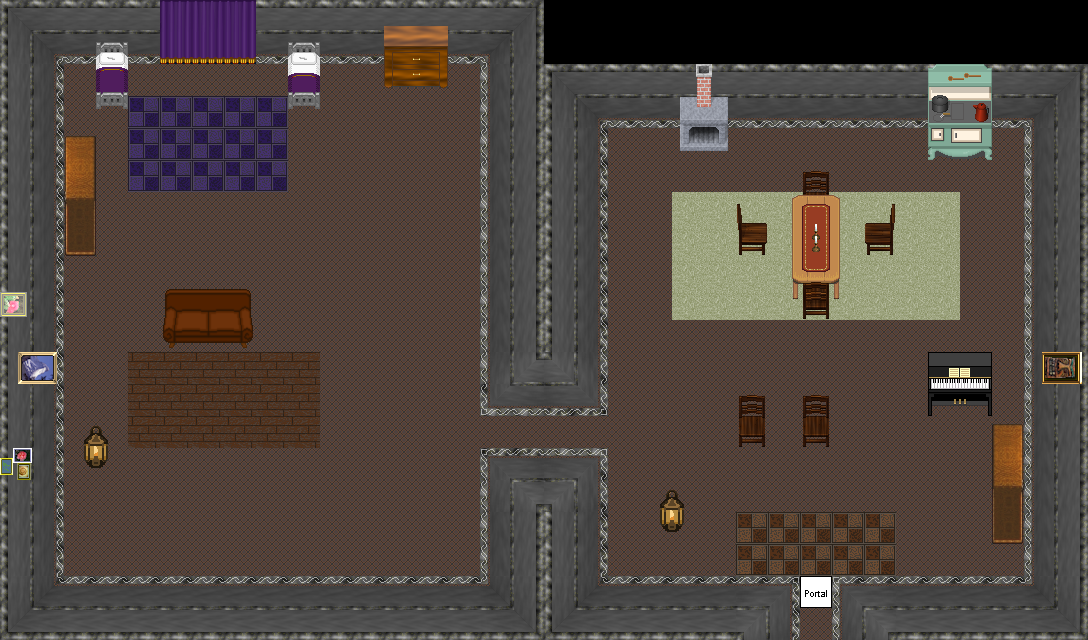

The image is a tile-based game level rendered from a .tmx file. Its description and source (layers, tilesets, objects; grid data summarised) follow:
An orthogonal 34x20 tile map with 32x32 px tiles, 6 tile layers (0_floor, 1_terrain, 2_object, 3_roof, ...), 2 hidden layers not drawn, 17 tilesets.

<map version="1.0" tiledversion="1.0.3" orientation="orthogonal" renderorder="right-down" width="34" height="20" tilewidth="32" tileheight="32" nextobjectid="1">
 <tileset firstgid="1" name="logic/collision" tilewidth="32" tileheight="32" tilecount="1" columns="1">
  <image source="../../tileset/logic/collision.png" width="32" height="32" />
 </tileset>
 <tileset firstgid="2" name="int_grey" tilewidth="32" tileheight="32" tilecount="121" columns="11">
  <image source="../../tileset/building/wall/int_grey.png" width="352" height="352" />
 </tileset>
 <tileset firstgid="123" name="floor_tiles" tilewidth="32" tileheight="32" tilecount="9" columns="3">
  <image source="../../tileset/ground/indoor/floor_tiles.png" width="96" height="96" />
 </tileset>
 <tileset firstgid="132" name="logic/portal" tilewidth="32" tileheight="32" tilecount="24" columns="8">
  <image source="../../tileset/logic/portal.png" width="256" height="96" />
 </tileset>
 <tileset firstgid="156" name="wooden_with_candles" tilewidth="32" tileheight="32" tilecount="12" columns="3">
  <image source="../../tileset/furniture/table/wooden_with_candles.png" width="96" height="128" />
 </tileset>
 <tileset firstgid="168" name="bench_wooden" tilewidth="32" tileheight="32" tilecount="8" columns="2">
  <image source="../../tileset/furniture/chair/bench_wooden.png" width="64" height="128" />
 </tileset>
 <tileset firstgid="176" name="sofa_brown" tilewidth="32" tileheight="32" tilecount="6" columns="3">
  <image source="../../tileset/furniture/chair/sofa_brown.png" width="96" height="64" />
 </tileset>
 <tileset firstgid="182" name="wooden_rustic" tilewidth="32" tileheight="32" tilecount="8" columns="4">
  <image source="../../tileset/furniture/chair/wooden_rustic.png" width="128" height="64" />
 </tileset>
 <tileset firstgid="190" name="single_purple_gold" tilewidth="32" tileheight="32" tilecount="9" columns="3">
  <image source="../../tileset/furniture/bed/single_purple_gold.png" width="96" height="96" />
 </tileset>
 <tileset firstgid="199" name="purple_drapes" tilewidth="32" tileheight="32" tilecount="9" columns="3">
  <image source="../../tileset/furniture/curtain/purple_drapes.png" width="96" height="96" />
 </tileset>
 <tileset firstgid="208" name="stove" tilewidth="32" tileheight="32" tilecount="6" columns="2">
  <image source="../../tileset/furniture/kitchen/stove.png" width="64" height="96" />
 </tileset>
 <tileset firstgid="214" name="warmer_2" tilewidth="32" tileheight="32" tilecount="6" columns="2">
  <image source="../../tileset/furniture/kitchen/warmer_2.png" width="64" height="96" />
 </tileset>
 <tileset firstgid="220" name="lights_candle" tilewidth="32" tileheight="32" tilecount="36" columns="6">
  <image source="../../tileset/furniture/light/lights_candle.png" width="192" height="192" />
 </tileset>
 <tileset firstgid="256" name="drawer_without_runner" tilewidth="32" tileheight="32" tilecount="6" columns="2">
  <image source="../../tileset/furniture/other/drawer_without_runner.png" width="64" height="96" />
 </tileset>
 <tileset firstgid="262" name="piano" tilewidth="32" tileheight="32" tilecount="4" columns="2">
  <image source="../../tileset/furniture/other/piano.png" width="64" height="64" />
 </tileset>
 <tileset firstgid="266" name="oil_paintings" tilewidth="32" tileheight="32" tilecount="16" columns="4">
  <image source="../../tileset/furniture/picture/oil_paintings.png" width="128" height="128" />
 </tileset>
 <tileset firstgid="282" name="wardrobe_lateral" tilewidth="32" tileheight="32" tilecount="8" columns="2">
  <image source="../../tileset/furniture/shelve/wardrobe_lateral.png" width="64" height="128" />
 </tileset>
 <layer name="0_floor" width="34" height="20">
  <data>[680 cells, 646 non-empty, 5 distinct tile ids]</data>
 </layer>
 <layer name="1_terrain" width="34" height="20">
  <data>[680 cells, 278 non-empty, 58 distinct tile ids]</data>
 </layer>
 <layer name="2_object" width="34" height="20">
  <data>[680 cells, 44 non-empty, 44 distinct tile ids]</data>
 </layer>
 <layer name="3_roof" width="34" height="20">
  <data>[680 cells, 13 non-empty, 9 distinct tile ids]</data>
 </layer>
 <layer name="4_roof_add" width="34" height="20">
  <data>[680 cells, 0 non-empty, 0 distinct tile ids]</data>
 </layer>
 <layer name="objects" width="34" height="20">
  <data>[680 cells, 1 non-empty, 1 distinct tile ids]</data>
 </layer>
 <layer name="collision" width="34" height="20" visible="0" opacity="0.38">
  <data>[680 cells, 316 non-empty, 1 distinct tile ids]</data>
 </layer>
 <layer name="protection" width="34" height="20" visible="0" opacity="0.2">
  <data>[680 cells, 0 non-empty, 0 distinct tile ids]</data>
 </layer>
</map>
